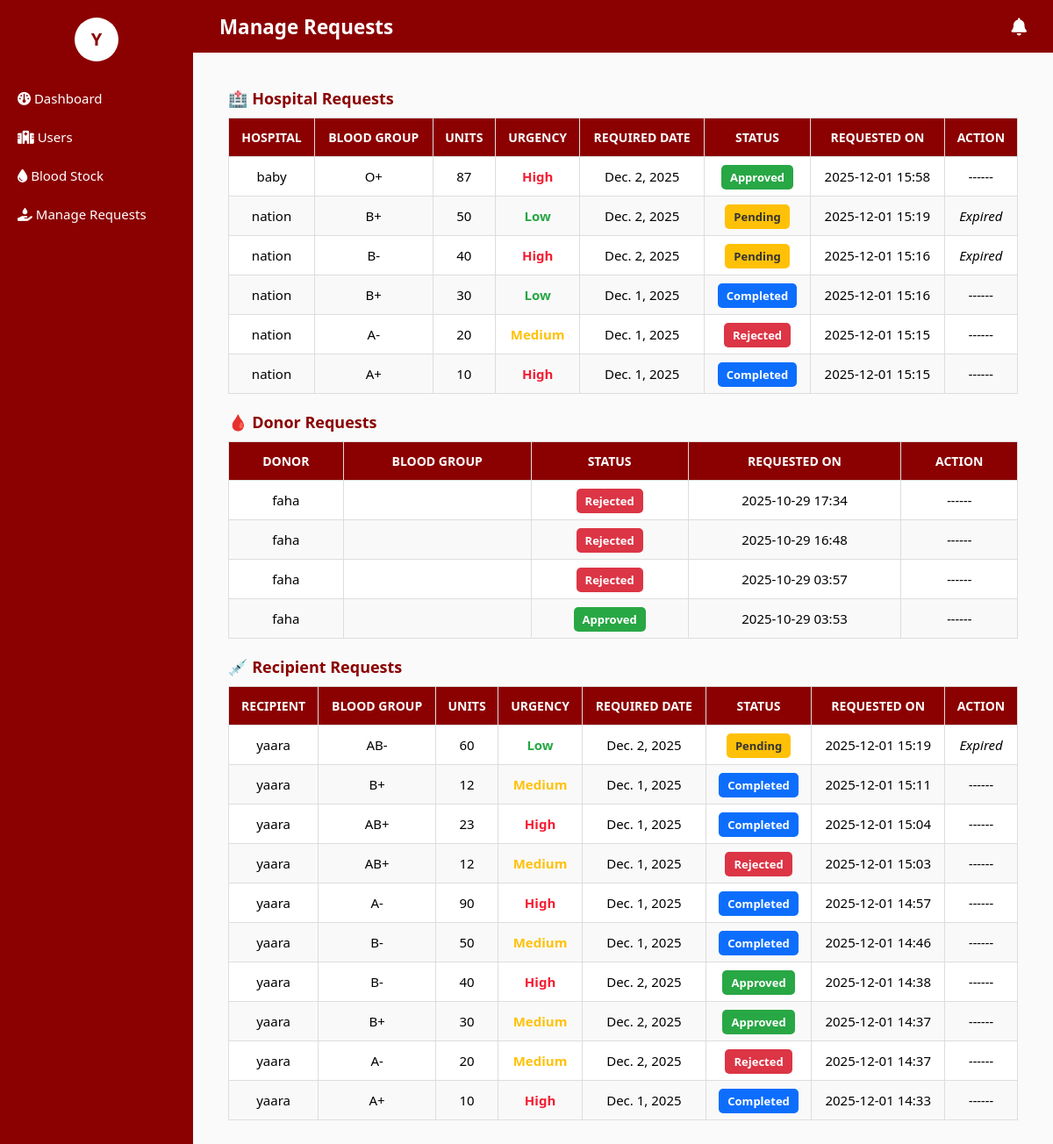
/dashboard/manage_requests/ (signed in), run on an earlier commit of the app's database.
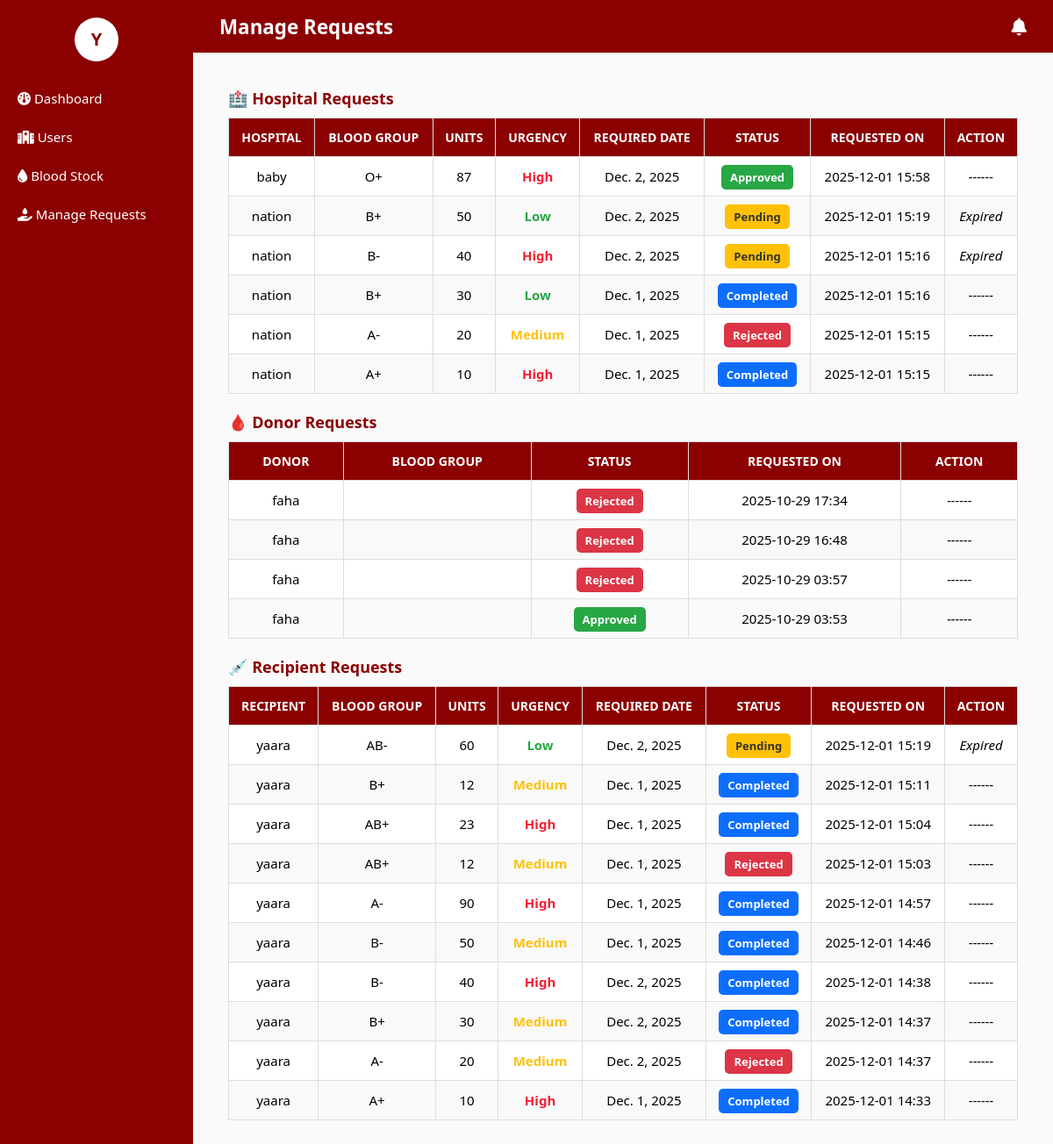
And on a later commit of the database.
### blood_bank_app/models.py (models this page shows, shortened)
class RecipientBloodRequest(models.Model):
    BLOOD_GROUP_CHOICES = [
        ('A+', 'A+'), ('A-', 'A-'),
        ('B+', 'B+'), ('B-', 'B-'),
        ('AB+', 'AB+'), ('AB-', 'AB-'),
        ('O+', 'O+'), ('O-', 'O-'),
    ]
    URGENCY_LEVEL_CHOICES = [
        ('High', 'High'),
        ('Medium', 'Medium'),
        ('Low', 'Low'),
    ]
    STATUS_CHOICES = [
        ('Pending', 'Pending'),
        ('Approved', 'Approved'),
        ('Rejected', 'Rejected'),
        ('Completed', 'Completed'),
        ('Expired', 'Expired'),
    ]
    recipient = models.ForeignKey(User, on_delete=models.CASCADE)
    blood_group = models.CharField(max_length=3, choices=BLOOD_GROUP_CHOICES)
    units = models.PositiveIntegerField()
    required_date = models.DateField()
    urgency = models.CharField(max_length=10, choices=URGENCY_LEVEL_CHOICES)
    status = models.CharField(max_length=20, choices=STATUS_CHOICES, default='Pending')  # ✅ Added
    created_at = models.DateTimeField(auto_now_add=True)

### blood_bank_app/views.py (the view)
# urls.py: path('dashboard/manage_requests/', views.manage_requests, name='manage_requests'),
@login_required
def manage_requests(request):
    hospital_requests = HospitalBloodRequest.objects.all().order_by('-created_at')
    donor_requests = DonorRequestAppointment.objects.all().order_by('-created_at')
    recipient_requests = RecipientBloodRequest.objects.all().order_by('-created_at')
    unread_notifications_count = AdminNotification.objects.filter(is_read=False).count()
    context = {
        'hospital_requests': hospital_requests,
        'donor_requests': donor_requests,
        'recipient_requests': recipient_requests,
        'unread_notifications_count': unread_notifications_count,
        'today': date.today(),
    }
    return render(request, 'dashboard/manage_requests.html', context)

### blood_bank_app/templates/dashboard/manage_requests.html (shortened to what the changed rows need)
{% extends 'dashboard/admin_base.html' %}
{% block content_admin %}
<table class="styled-table">
    <thead>
        <tr>
            <th>Hospital</th>
            <th>Blood Group</th>
            <th>Units</th>
            <th>Urgency</th>
            <th>Required Date</th>
            <th>Status</th>
            <th>Requested On</th>
            <th>Action</th>
        </tr>
    </thead>
</table>
<table class="styled-table">
    <thead>
        <tr>
            <th>Donor</th>
            <th>Blood Group</th>
            <th>Status</th>
            <th>Requested On</th>
            <th>Action</th>
        </tr>
    </thead>
</table>
<table class="styled-table">
    <thead>
        <tr>
            <th>Recipient</th>
            <th>Blood Group</th>
            <th>Units</th>
            <th>Urgency</th>
            <th>Required Date</th>
            <th>Status</th>
            <th>Requested On</th>
            <th>Action</th>
        </tr>
    </thead>
    <tbody>
        {% for req in recipient_requests %}
        <tr>
            <td>{{ req.recipient.username }}</td>
            <td>{{ req.blood_group }}</td>
            <td>{{ req.units }}</td>
            <td class="{% if req.urgency == 'High' %}urgency-high{% elif req.urgency == 'Medium' %}urgency-medium{% else %}urgency-low{% endif %}">
                {{ req.urgency }}
            <td>{{ req.required_date }}</td>
            <td>
                {% if req.status == 'Completed' %}
                    <span class="badge completed">Completed</span>
                {% elif req.status == 'Expired' %}
                    <span class="badge expired">Expired</span>
                {% else %}
                    <span class="badge
                        {% if req.status == 'Approved' %}approved
                        {% elif req.status == 'Pending' %}pending
                        {% else %}rejected
                        {% endif %}">
                        {{ req.status }}
                    </span>
                {% endif %}
            </td>
            <td>{{ req.created_at|date:"Y-m-d H:i" }}</td>
            <td>
                {% if req.status == 'Pending' %}
                    {% if req.required_date < today %}
                        <em>Expired</em>
                    {% else %}
                        <a href="{% url 'approve_recipient_request' req.id %}" class="btn-approve">Approve</a>
                        <a href="{% url 'reject_recipient_request' req.id %}" class="btn-reject">Reject</a>
                    {% endif %}
                {% else %}
                    <em>------</em>
                {% endif %}
            </td>
        </tr>
        {% empty %}
        <tr><td colspan="7" class="text-center">No recipient requests found.</td></tr>
        {% endfor %}
    </tbody>
</table>
{% endblock %}

What changed in the data, as far as the page shows it:
changed RecipientBloodRequest (number 7 of 10 on the later page): status "Approved" → (not shown); now shows "Completed"
changed RecipientBloodRequest (number 8 of 10 on the later page): status "Approved" → (not shown); now shows "Completed"
